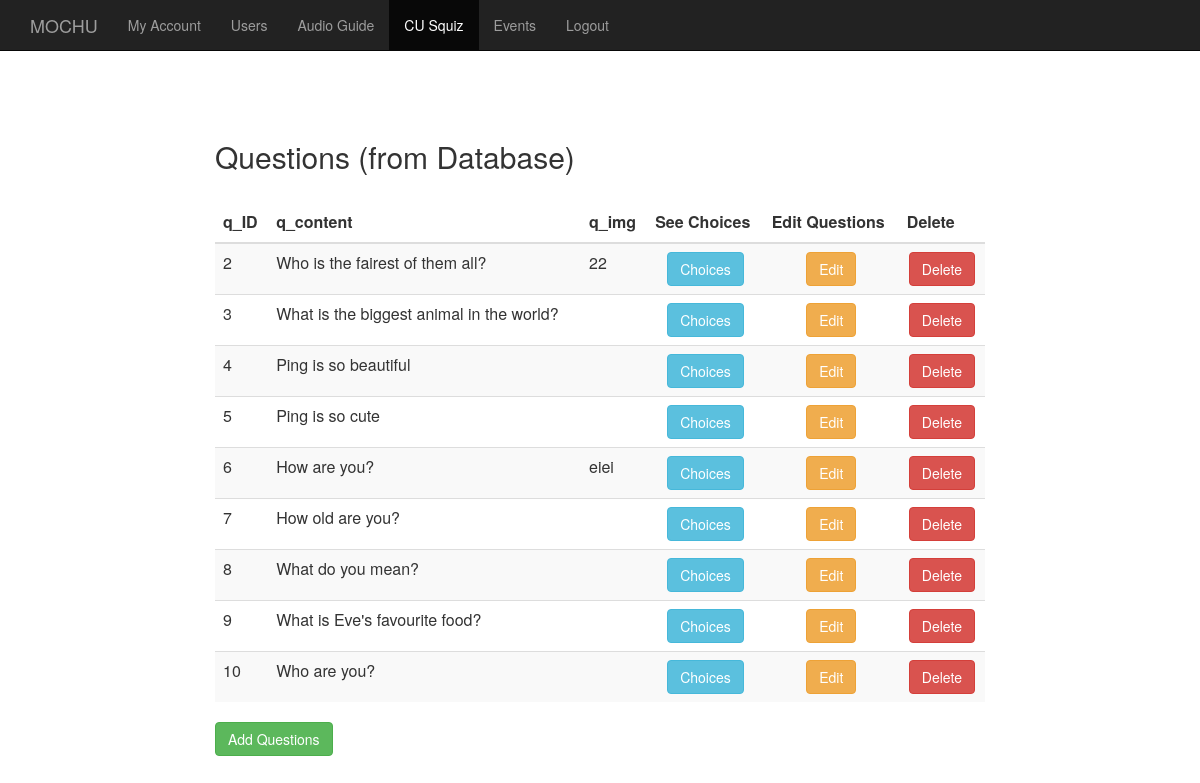
The app's page /admin/cuSquiz.php with its own data.
### tables this page shows
CREATE TABLE IF NOT EXISTS `Questions` (
  `q_ID` int(11) NOT NULL AUTO_INCREMENT,
  `q_content` varchar(256) DEFAULT NULL,
  `q_img` varchar(256) DEFAULT NULL,
  PRIMARY KEY (`q_ID`)
);

### admin/cuSquiz.php (the view, shortened to what this page needs)
<?php include 'includes/db.php';
?>
<html>
<head>
	<link rel="stylesheet" href="bootstrap/css/bootstrap.css">
</head>
<body>
 <nav class="navbar navbar-inverse navbar-fixed-top">
    <div class="container">
      <div class="navbar-header">
        <a class="navbar-brand" href="#">MOCHU</a>
      </div>
      <div id="navbar" class="collapse navbar-collapse">
        <ul class="nav navbar-nav">
          <li><a href="myaccount.php">My Account</a></li>
           <li><a href="users.php">Users</a></li>
          <li><a href="audioGuide.php">Audio Guide</a></li>
          <li class="active"><a href="cuSquiz.php">CU Squiz</a></li>
          <li><a href="events.php">Events</a></li>
          <li><a href="logout.php">Logout</a></li>
        </ul>
      </div>
    </div>
  </nav>
	<div class="container-fluid" style="margin-top:100px">
		<div class="row">
		<div class="col-md-8 col-md-offset-2">
			<h2>Questions (from Database)</h2><br>
		</div>
		<div class="col-md-8 col-md-offset-2">
			<table class="table table-striped table-hover">
				<thead>
					<th>q_ID</th>
					<th>q_content</th>
					<th>q_img</th>
					<th>See Choices</th>
					<th>Edit Questions</th>
					<th>Delete</th>
				</thead>
				<tbody>
					<?php
					$sql = "SELECT * FROM Questions";
					$run_sql = mysqli_query($conn,$sql);
					while($rows = mysqli_fetch_assoc($run_sql)){
						echo '
						<tr>
							<td>'.$rows['q_ID'].'</td>
							<td>'.$rows['q_content'].'</td>
							<td>'.$rows['q_img'].'</td>
							<td><div align="center"><a class="btn btn-info" href="cuSquiz_detail.php?detail_id='.$rows['q_ID'].'">Choices</a></div></td>
							<td><div align="center"><a class="btn btn-warning" href="cuSquiz_edit_questions.php?edit_id='.$rows['q_ID'].'">Edit</a></div></td>
							<td><div align="center"><a class="btn btn-danger" href="cuSquiz.php?del_id='.$rows['q_ID'].'">Delete</a></div></td>
						</tr>
						';
					}
					?>
				</tbody>
			</table>
			<a class="btn btn-success" href="cuSquiz_add_questions.php">Add Questions</a>
			</div>
		</div>
	</div>
</body>
</html>

### records on screen
questions: q_ID "2", q_content "Who is the fairest of them all?", q_img "22"
questions: q_ID "3", q_content "What is the biggest animal in the world?"
questions: q_ID "4", q_content "Ping is so beautiful"
questions: q_ID "5", q_content "Ping is so cute"
questions: q_ID "6", q_content "How are you?", q_img "eiei"
questions: q_ID "7", q_content "How old are you?"
questions: q_ID "8", q_content "What do you mean?"
questions: q_ID "9", q_content "What is Eve's favourite food?"
questions: q_ID "10", q_content "Who are you?"
